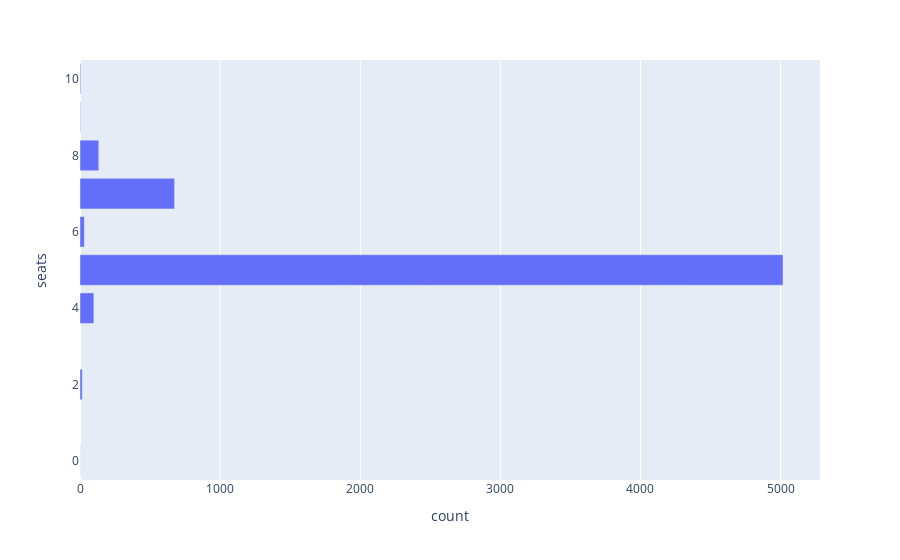

Source (notebook cell):
### Markdown cell above
According to the data, the most common cars for sale are Maruti, Hyundai, Honda and Toyota.

### Code cell
temp_df = df['seats'].value_counts().reset_index().rename(columns = {"index": "seats", "seats":"count"})

px.bar(temp_df, y = 'seats', x = 'count', orientation='h')

### Figure 1 — Plotly figure (JSON) as saved in the notebook; plotly's stock layout.template omitted (floating-point values rounded to 4 significant figures)
{"data": [{"alignmentgroup": "True", "hovertemplate": "count=%{x}<br>seats=%{y}<extra></extra>", "legendgroup": "", "marker": {"color": "#636efa", "pattern": {"shape": ""}}, "name": "", "offsetgroup": "", "orientation": "h", "showlegend": false, "textposition": "auto", "type": "bar", "x": [5017, 675, 134, 99, 31, 16, 5, 3, 1], "xaxis": "x", "y": [5, 7, 8, 4, 6, 2, 10, 9, 0], "yaxis": "y"}], "layout": {"barmode": "relative", "legend": {"tracegroupgap": 0}, "margin": {"t": 60}, "xaxis": {"anchor": "y", "domain": [0, 1], "title": {"text": "count"}}, "yaxis": {"anchor": "x", "domain": [0, 1], "title": {"text": "seats"}}}}
